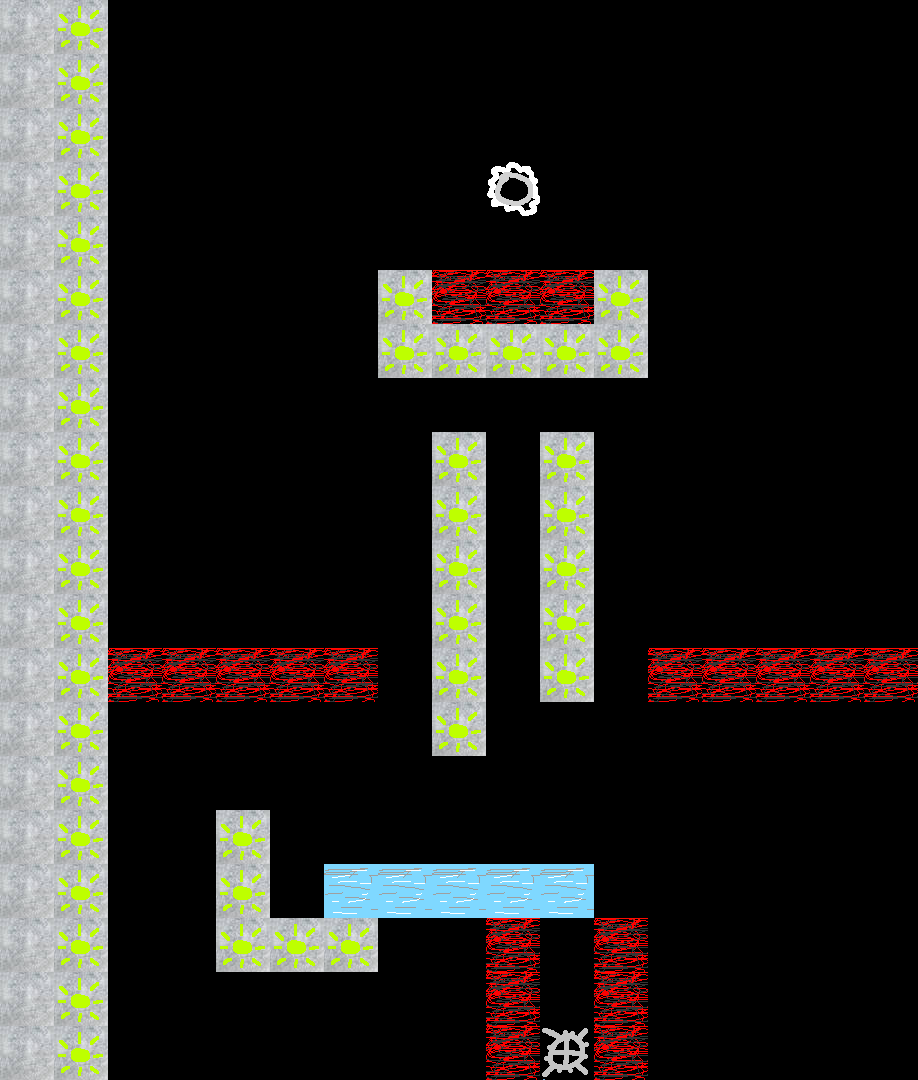

Rendered tile map (Tiled .tmx) drawn with the repository's tilesets; below, a short description and the map source with its tile grids summarised:
An orthogonal 17x20 tile map with 54x54 px tiles, 2 tile layers (Tile Layer 1, Tile Layer 2).

<map version="1.9" tiledversion="1.9.2" orientation="orthogonal" renderorder="right-down" width="17" height="20" tilewidth="54" tileheight="54" infinite="0" nextlayerid="3" nextobjectid="1">
 <tileset firstgid="1" source="temp2.tsx" />
 <layer id="1" name="Tile Layer 1" width="17" height="20">
  <data>[340 cells, 89 non-empty, 5 distinct tile ids]</data>
 </layer>
 <layer id="2" name="Tile Layer 2" width="17" height="20">
  <data>[340 cells, 43 non-empty, 1 distinct tile ids]</data>
 </layer>
</map>
